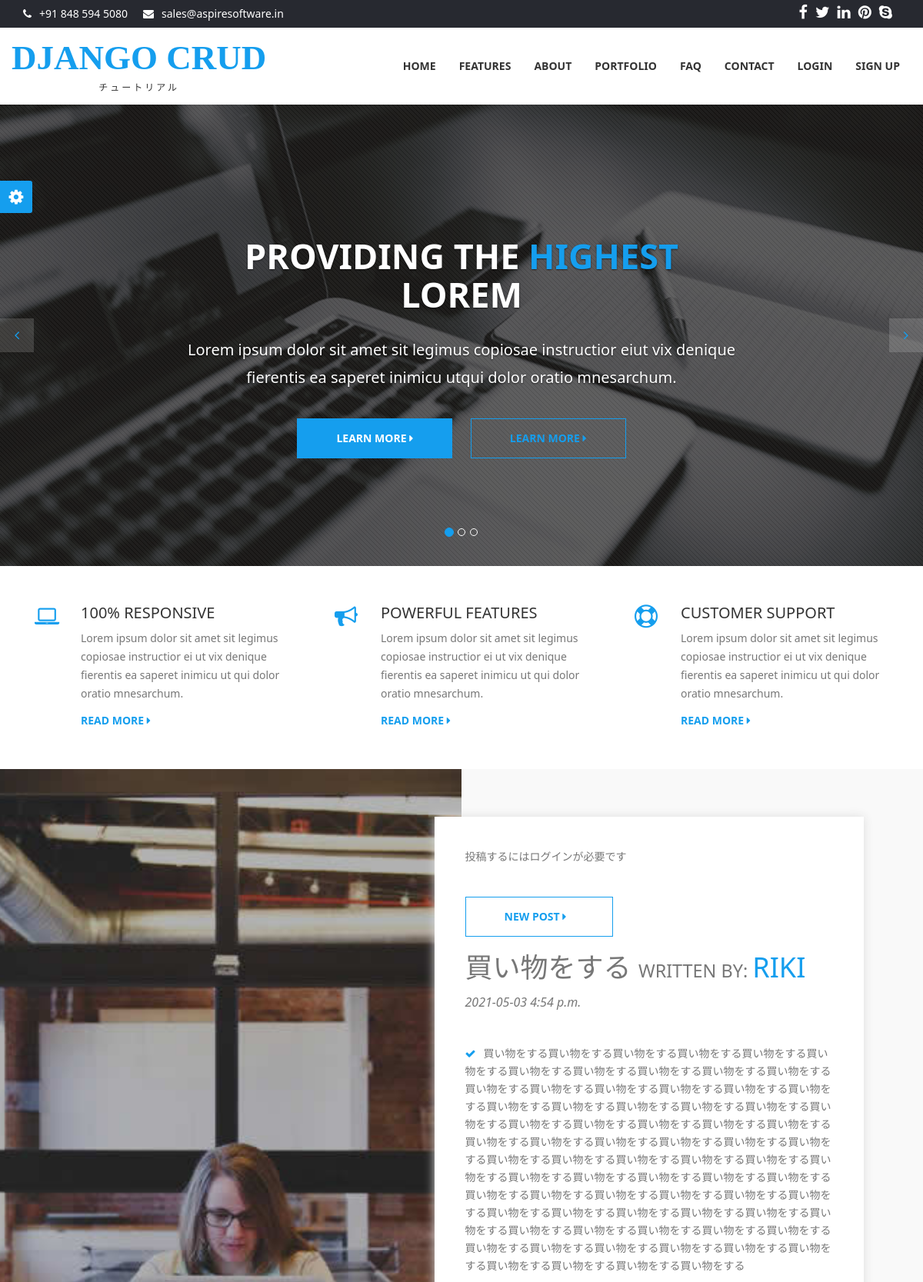
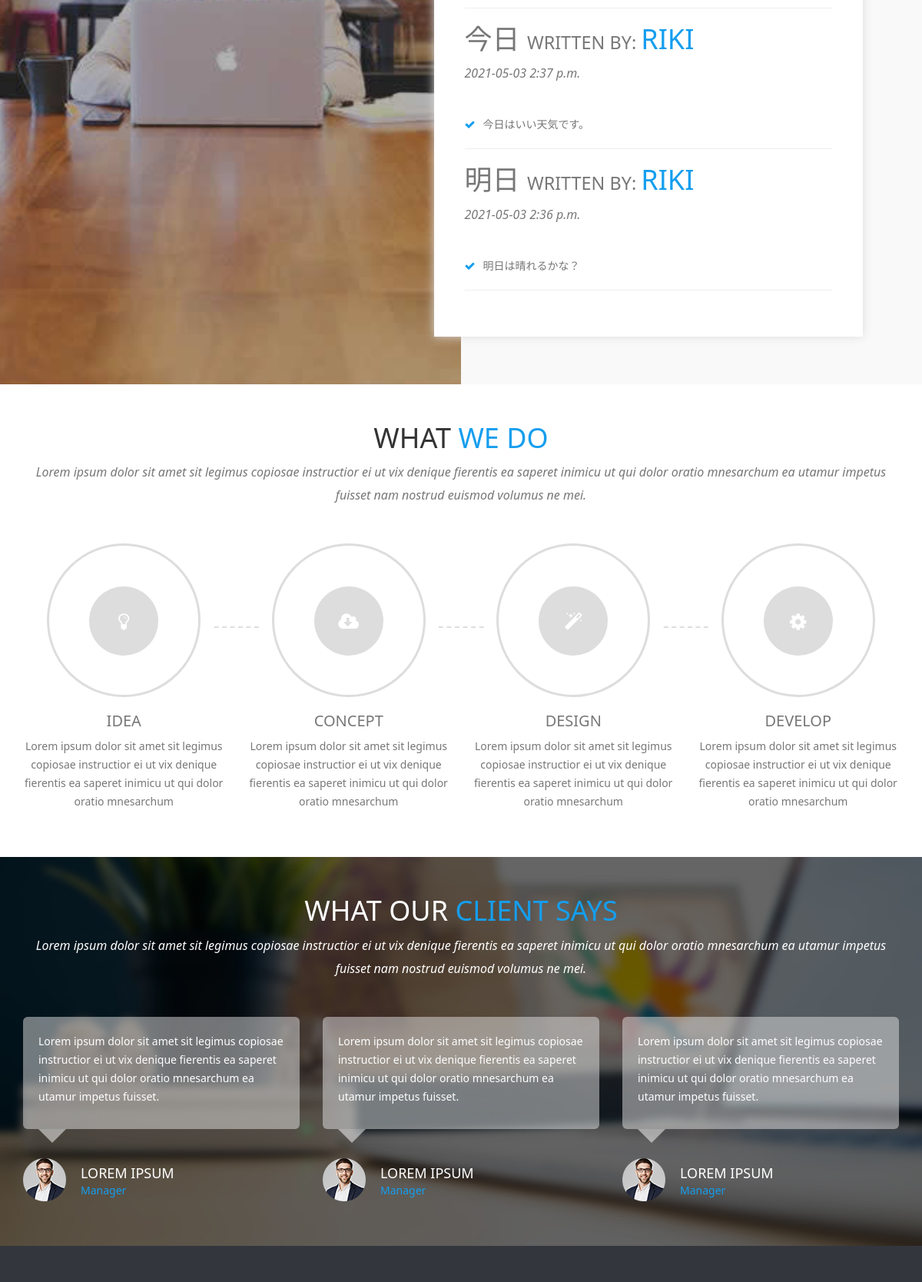
The page / (upper part) on the database its author committed (2 pictures, top to bottom).
### blog/models.py (models this page shows, shortened)
class Post(models.Model):
    title = models.CharField(max_length=100)
    content = models.TextField()
    author = models.ForeignKey(User,on_delete=models.CASCADE)
    date_posted = models.DateTimeField(default=timezone.now)

### blog/views.py (the view)
# urls.py: path('',views.PostListView.as_view(),name='blog-home'),
class PostListView(ListView):
    model = Post
    template_name ='blog/home.html'
    context_object_name = 'posts'
    ordering = ['-date_posted']

### blog/templates/blog/home.html (shortened to what this page needs)
{% extends 'account/base.html' %}
{% load static  %}
    {% block body %}
    <div id="myCarousel" class="carousel slide">
        <ol class="carousel-indicators">
            <li data-target="#myCarousel" data-slide-to="0" class="active"></li>
            <li data-target="#myCarousel" data-slide-to="1"></li>
            <li data-target="#myCarousel" data-slide-to="2"></li>
        </ol>
        <div class="carousel-inner">
            <div class="item active">
                <div class="fill" style="background-image:url('static/img/banner-slide-1.jpg');"></div>
                <div class="carousel-caption slide-up">
                    <h1 class="banner_heading">Providing The <span>Highest </span>Lorem</h1>
                    <p class="banner_txt">Lorem ipsum dolor sit amet sit legimus copiosae instructior eiut vix denique fierentis ea saperet inimicu utqui dolor oratio mnesarchum.</p>
                    <div class="slider_btn">
                        <button type="button" class="btn btn-default slide">Learn More <i class="fa fa-caret-right"></i></button>
                        <button type="button" class="btn btn-primary slide">Learn More <i class="fa fa-caret-right"></i></button>
                    </div>
                </div>
            </div>
        </div>
        <a class="left carousel-control" href="#myCarousel" role="button" data-slide="prev"> <i class="fa fa-angle-left" aria-hidden="true"></i>
        </a>
        <a class="right carousel-control" href="#myCarousel" role="button" data-slide="next"> <i class="fa fa-angle-right" aria-hidden="true"></i>
        </a>
    </div>
    <section id="features">
        <div class="container">
            <div class="row">
                <div class="col-md-4 col-xs-12 block">
                    <div class="col-md-2 col-xs-2"><i class="fa fa-laptop feature_icon"></i></div>
                    <div class="col-md-10 col-xs-10">
                        <h4>100% Responsive</h4>
                        <p>Lorem ipsum dolor sit amet sit legimus copiosae instructior ei ut vix denique fierentis ea saperet inimicu ut qui dolor oratio mnesarchum.</p>
                        <a href="#" class="readmore">Read More <i class="fa fa-caret-right"></i></a>
                    </div>
                </div>
                <div class="col-md-4 col-xs-12 block">
                    <div class="col-md-2 col-xs-2"><i class="fa fa-bullhorn feature_icon"></i></div>
                    <div class="col-md-10 col-xs-10">
                        <h4>Powerful Features</h4>
                        <p>Lorem ipsum dolor sit amet sit legimus copiosae instructior ei ut vix denique fierentis ea saperet inimicu ut qui dolor oratio mnesarchum.</p>
                        <a href="#" class="readmore">Read More <i class="fa fa-caret-right"></i></a>
                    </div>
                </div>
                <div class="col-md-4 col-xs-12 block">
                    <div class="col-md-2 col-xs-2"><i class="fa fa-support feature_icon"></i></div>
                    <div class="col-md-10 col-xs-10">
                        <h4>Customer Support</h4>
                        <p>Lorem ipsum dolor sit amet sit legimus copiosae instructior ei ut vix denique fierentis ea saperet inimicu ut qui dolor oratio mnesarchum.</p>
                        <a href="#" class="readmore">Read More <i class="fa fa-caret-right"></i></a>
                    </div>
                </div>
            </div>
        </div>
    </section>
    <section id="about">
        <div class="image-holder col-lg-6 col-md-6 col-sm-6 col-xs-12 pull-left">
            <div class="background-imgholder">
            </div>
        </div>
        <div class="container-fluid">
            <div class="col-md-7 col-md-offset-5 col-sm-8 col-sm-offset-2 col-xs-12 text-inner ">
                <div class="text-block">
                    <div class="section-heading">
                    <p>投稿するにはログインが必要です </p>
                    <form action='{% url  'post-create' %}'>
                    <button type="submit" class="btn btn-primary slide">NEW POST <i class="fa fa-caret-right"></i> </button>
                    </form>
                    </div>
                    {% for  post in posts %}
                        <h1><a href='{% url 'post-detail' post.id %}'>{{ post.title }}</a>
                        <small>written by: </small><span>{{ post.author }}</span></h1>
                        <p class="subheading">{{ post.date_posted|date:'Y-m-d P' }}</p>
                    <ul class="aboutul">
                        <li> <i class="fa fa-check"></i>{{ post.content }}</li>
                    </ul>
                    <hr>
                    {% endfor %}
                </div>
            </div>
        </div>
    </section>
    <section id="process">
        <div class="container">
            <div class="section-heading text-center">
                <div class="col-md-12 col-xs-12">
                    <h1>What <span>We Do</span></h1>
                    <p class="subheading">Lorem ipsum dolor sit amet sit legimus copiosae instructior ei ut vix denique fierentis ea saperet inimicu ut qui dolor oratio mnesarchum ea utamur impetus fuisset nam nostrud euismod volumus ne mei.</p>
                </div>
            </div>
            <div class="row">
                <div class="col-md-3 col-sm-6 block process-block">
                    <div class="process-icon-holder">
                        <div class="process-border">
                            <span class="process-icon"><a href="#"><i class="fa fa-lightbulb-o feature_icon"></i></a></span></div>
                    </div>
                    <div class="process-text-block">
                        <h4><a href="#">Idea</a></h4>
                        <p>Lorem ipsum dolor sit amet sit legimus copiosae instructior ei ut vix denique fierentis ea saperet inimicu ut qui dolor oratio mnesarchum</p>
                    </div>
                </div>
                <div class="col-md-3 col-sm-6 block process-block">
                    <div class="process-icon-holder">
                        <div class="process-border">
                            <span class="process-icon"><a href="#"><i class="fa fa-cloud-download feature_icon"></i></a></span></div>
                    </div>
                    <div class="process-text-block">
                        <h4><a href="#">Concept</a></h4>
                        <p>Lorem ipsum dolor sit amet sit legimus copiosae instructior ei ut vix denique fierentis ea saperet inimicu ut qui dolor oratio mnesarchum</p>
                    </div>
                </div>
                <div class="col-md-3 col-sm-6 block process-block">
                    <div class="process-icon-holder">
                        <div class="process-border">
                            <span class="process-icon"><a href="#"><i class="fa fa-magic feature_icon"></i></a></span></div>
                    </div>
                    <div class="process-text-block">
                        <h4><a href="#">Design</a></h4>
                        <p>Lorem ipsum dolor sit amet sit legimus copiosae instructior ei ut vix denique fierentis ea saperet inimicu ut qui dolor oratio mnesarchum</p>
                    </div>
                </div>
                <div class="col-md-3 col-sm-6 block process-block lastchild">
                    <div class="process-icon-holder">
                        <div class="process-border">
                            <span class="process-icon"><a href="#"><i class="fa fa-cog feature_icon"></i></a></span></div>
                    </div>
                    <div class="process-text-block">
                        <h4><a href="#">Develop</a></h4>
                        <p>Lorem ipsum dolor sit amet sit legimus copiosae instructior ei ut vix denique fierentis ea saperet inimicu ut qui dolor oratio mnesarchum</p>
                    </div>
                </div>
            </div>
        </div>
    </section>
    <section id="testimonial">
        <div class="container">
            <div class="section-heading text-center">
                <div class="col-md-12 col-xs-12">
                    <h1>What Our <span>Client Says</span></h1>
                    <p class="subheading">Lorem ipsum dolor sit amet sit legimus copiosae instructior ei ut vix denique fierentis ea saperet inimicu ut qui dolor oratio mnesarchum ea utamur impetus fuisset nam nostrud euismod volumus ne mei.</p>
                </div>
            </div>
            <div class="row">
                <div class="col-md-4 col-sm-12 block ">
                    <div class="testimonial_box">
                        <p>Lorem ipsum dolor sit amet sit legimus copiosae instructior ei ut vix denique fierentis ea saperet inimicu ut qui dolor oratio mnesarchum ea utamur impetus fuisset. </p>
                    </div>
                    <div class="arrow-down"></div>
                    <div class="testimonial_user">
                        <div class="user-image"><img src="{% static 'img/user1.png' %}" alt="user" class="img-responsive" /></div>
                        <div class="user-info">
                            <h5>Lorem Ipsum</h5>
                            <p>Manager</p>
                        </div>
                    </div>
                </div>
                <div class="col-md-4 col-sm-12 block">
                    <div class="testimonial_box">
                        <p>Lorem ipsum dolor sit amet sit legimus copiosae instructior ei ut vix denique fierentis ea saperet inimicu ut qui dolor oratio mnesarchum ea utamur impetus fuisset. </p>
                    </div>
                    <div class="arrow-down"></div>
                    <div class="testimonial_user">
                        <div class="user-image"><img src="{% static 'img/user1.png' %}" alt="user" class="img-responsive" /></div>
                        <div class="user-info">
                            <h5>Lorem Ipsum</h5>
                            <p>Manager</p>
                        </div>
                    </div>
                </div>
                <div class="col-md-4 col-sm-12 block">
                    <div class="testimonial_box">
                        <p>Lorem ipsum dolor sit amet sit legimus copiosae instructior ei ut vix denique fierentis ea saperet inimicu ut qui dolor oratio mnesarchum ea utamur impetus fuisset. </p>
                    </div>
                    <div class="arrow-down"></div>
                    <div class="testimonial_user">
                        <div class="user-image"><img src="{% static 'img/user1.png' %}" alt="user" class="img-responsive" /></div>
                        <div class="user-info">
                            <h5>Lorem Ipsum</h5>
                            <p>Manager</p>
                        </div>
                    </div>
                </div>
            </div>
        </div>
    </section>
    <section id="footer">
    </section>
    <div id="panel">
        <a class="open" href="#"><span><i class="fa fa-gear fa-spin"></i></span></a>
    </div>
    {% endblock body %}

### account/templates/account/base.html (shortened to what this page needs)
 {% load static  %}
<!DOCTYPE html>
<html>
<head>
    <link rel="stylesheet" href="https://cdnjs.cloudflare.com/ajax/libs/font-awesome/4.5.0/css/font-awesome.min.css">
    <link rel="stylesheet" type='text/css' href="{% static 'css/main.css'%}">
    <link rel="stylesheet" type='text/css' href="{% static 'css/skin.css'%}">
</head>
<body id="wrapper">
    <section id="top-header">
        <div class="container">
            <div class="row">
                <div class="col-md-7 col-sm-7 col-xs-7 top-header-links">
                    <ul class="contact_links">
                        <li><i class="fa fa-phone"></i><a href="#">+91 848 594 5080</a></li>
                        <li><i class="fa fa-envelope"></i><a href="#">sales@aspiresoftware.in</a></li>
                    </ul>
                </div>
                <div class="col-md-5 col-sm-5 col-xs-5 social">
                    <ul class="social_links">
                        <li><a href="#"><i class="fa fa-facebook"></i></a></li>
                        <li><a href="#"><i class="fa fa-twitter"></i></a></li>
                        <li><a href="#"><i class="fa fa-linkedin"></i></a></li>
                        <li><a href="#"><i class="fa fa-pinterest"></i></a></li>
                        <li><a href="#"><i class="fa fa-skype"></i></a></li>
                    </ul>
                </div>
            </div>
        </div>
    </section>
    <header>
        <nav class="navbar navbar-inverse">
            <div class="container">
                <div class="row">
                    <div class="navbar-header">
                        <a class="navbar-brand" href="#">
                            <h1>Django Crud</h1><span>チュートリアル</span></a>
                    </div>
                    <div id="navbar" class="collapse navbar-collapse navbar-right">
                        <ul class="nav navbar-nav">
                            <li ><a href="{% url 'blog-home' %}">Home</a></li>
                            <li><a href="features.html">Features</a></li>
                            <li><a href="about.html">About</a></li>
                            <li><a href="portfolio.html">Portfolio</a></li>
                            <li><a href="faq.html">FAQ</a></li>
                            <li><a href="contact.html">Contact</a></li>
                            {% if user.is_authenticated %}
                            <li><a href="{%  url 'logout' %}">LOG OUT</a></li>
                            <li><a href="#">Profile</a></li>
                            {% else %}
                            <li><a href="{%  url 'login' %}">LOGIN</a></li>
                            <li><a href="{%  url 'signup' %}">Sign Up</a></li>
                            {% endif %}
                        </ul>
                    </div>
                </div>
            </div>
        </nav>
    </header>
    {% block body %}{% endblock body %}
    </body>
</html>

### rows shown on the page
Post: title "買い物をする", author "RIKI", date_posted "2021-05-03 4:54 p.m.", content "買い物をする買い物をする買い物をする買い物をする買い物をする買い物をする買い物をする買い物をする買い物をする買い物をする買い物をする買い物をする買い物をする買い物をする買い物をする買い物をする買い物をする買い物をする買い物をする買い物をする買い物をする買い物をする買い物をする買い物をする買い物をする買い物をする買い物をする買い物をする買い物をする買い物をする買い物をする買い物をする買い物をする買い物をする買い物をする買い物をする買い物をする買い物をする買い物をする買い物をする買い物をする買い物をする買い物をする買い物をする買い物をする買い物をする買い物をする買い物をする買い物をする買い物をする買い物をする買い物をする買い物をする買い物をする買い物をする買い物をする買い物をする買い物をする買い物をする買い物をする買い物をする買い物をする買い物をする買い物をする買い物をする買い物をする買い物をする買い物をする買い物をする買い物をする買い物をする買い物をする"
Post: title "今日", author "RIKI", date_posted "2021-05-03 2:37 p.m.", content "今日はいい天気です。"
Post: title "明日", author "RIKI", date_posted "2021-05-03 2:36 p.m.", content "明日は晴れるかな？"
